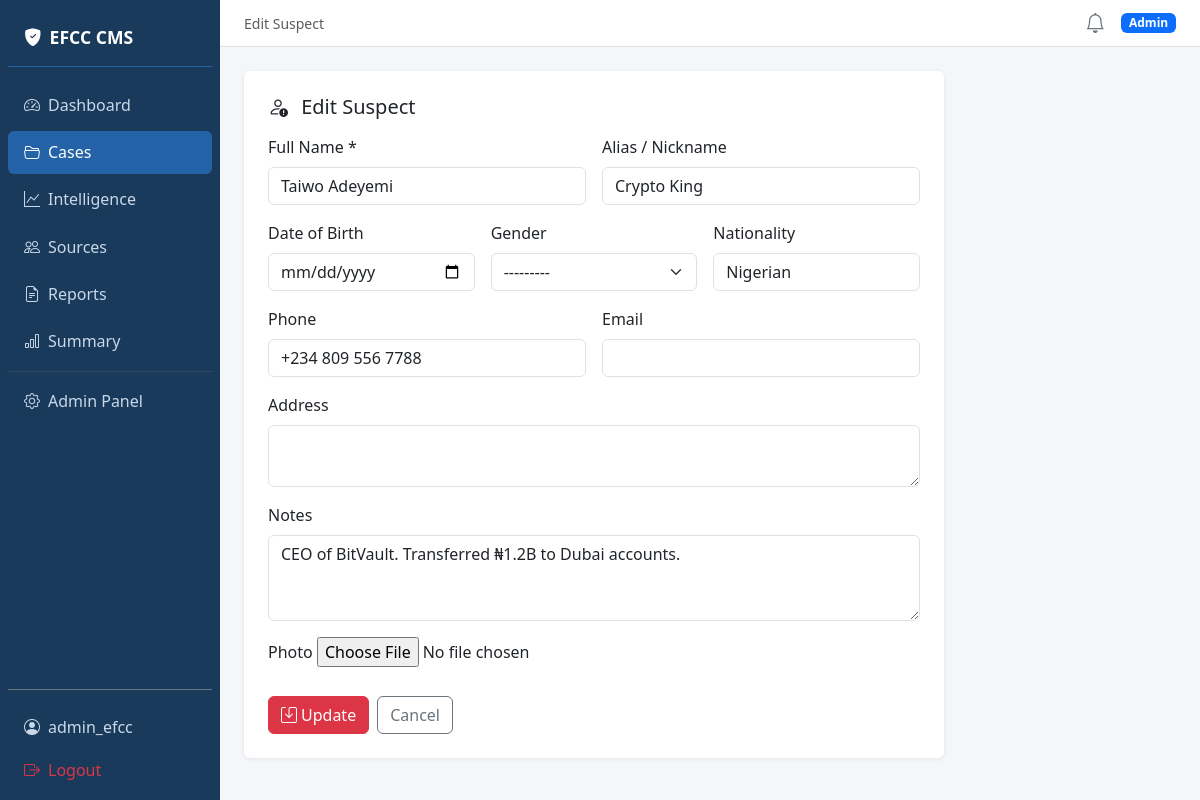
Screenshot of /suspects/12/edit/ (signed in) with the database file from the repository.
### core/models.py (models this page shows, shortened)
class User(AbstractUser):
    ROLE_CHOICES = (
        ('admin', 'Admin'),
        ('investigator', 'Investigator'),
        ('legal', 'Legal Officer'),
        ('analyst', 'Analyst'),
    )
    role = models.CharField(max_length=20, choices=ROLE_CHOICES, default='investigator')
    phone = models.CharField(max_length=20, blank=True)
    avatar = models.ImageField(upload_to='avatars/', blank=True, null=True)
    two_factor_enabled = models.BooleanField(default=False)
    two_factor_secret = models.CharField(max_length=32, blank=True)

class Suspect(models.Model):
    GENDER_CHOICES = (('M', 'Male'), ('F', 'Female'), ('O', 'Other'))
    case = models.ForeignKey(Case, on_delete=models.CASCADE, related_name='suspects')
    full_name = models.CharField(max_length=255)
    alias = models.CharField(max_length=255, blank=True, null=True)
    date_of_birth = models.DateField(null=True, blank=True)
    gender = models.CharField(max_length=1, choices=GENDER_CHOICES, blank=True)
    nationality = models.CharField(max_length=100, blank=True)
    address = models.TextField(blank=True)
    phone = models.CharField(max_length=20, blank=True)
    email = models.EmailField(blank=True)
    notes = models.TextField(blank=True)
    photo = models.ImageField(upload_to='suspects/', blank=True, null=True)
    added_by = models.ForeignKey(settings.AUTH_USER_MODEL, on_delete=models.SET_NULL, null=True)
    added_at = models.DateTimeField(auto_now_add=True)

### core/views.py (the view)
# urls.py: path('suspects/<int:suspect_id>/edit/', views.edit_suspect, name='edit_suspect'),
@login_required
def edit_suspect(request, suspect_id):
    suspect = get_object_or_404(Suspect, id=suspect_id)
    case = suspect.case
    if request.method == 'POST':
        form = SuspectForm(request.POST, request.FILES, instance=suspect)
        if form.is_valid():
            form.save()
            messages.success(request, 'Suspect updated.')
            return redirect('case_detail', pk=case.pk)
    else:
        form = SuspectForm(instance=suspect)
    return render(request, 'suspect_form.html', {'form': form, 'case': case, 'suspect': suspect})

### core/forms.py
class SuspectForm(forms.ModelForm):
    class Meta:
        model = Suspect
        fields = [
            'full_name', 'alias', 'date_of_birth', 'gender',
            'nationality', 'address', 'phone', 'email', 'notes', 'photo',
        ]
        widgets = {
            'full_name': forms.TextInput(attrs={'class': 'form-control'}),
            'alias': forms.TextInput(attrs={'class': 'form-control'}),
            'date_of_birth': forms.DateInput(attrs={'type': 'date', 'class': 'form-control'}),
            'gender': forms.Select(attrs={'class': 'form-select'}),
            'nationality': forms.TextInput(attrs={'class': 'form-control'}),
            'address': forms.Textarea(attrs={'rows': 2, 'class': 'form-control'}),
            'phone': forms.TextInput(attrs={'class': 'form-control'}),
            'email': forms.EmailInput(attrs={'class': 'form-control'}),
            'notes': forms.Textarea(attrs={'rows': 3, 'class': 'form-control'}),
        }

### templates/suspect_form.html (shortened to what this page needs)
{% extends 'base.html' %}
{% block page_title %}{% if suspect %}Edit Suspect{% else %}Add Suspect{% endif %}{% endblock %}
{% block nav_cases %}active{% endblock %}
{% block content %}
<div class="card p-4" style="max-width:700px;">
    <h5 class="mb-3">
        <i class="bi bi-person-exclamation me-2"></i>
        {% if suspect %}Edit Suspect{% else %}Add Suspect to "{{ case.title }}"{% endif %}
    </h5>
    <form method="post" enctype="multipart/form-data">
        <div class="row g-3">
            <div class="col-md-6">
                <label class="form-label">Full Name *</label>
                {{ form.full_name }}
            </div>
            <div class="col-md-6">
                <label class="form-label">Alias / Nickname</label>
                {{ form.alias }}
            </div>
            <div class="col-md-4">
                <label class="form-label">Date of Birth</label>
                {{ form.date_of_birth }}
            </div>
            <div class="col-md-4">
                <label class="form-label">Gender</label>
                {{ form.gender }}
            </div>
            <div class="col-md-4">
                <label class="form-label">Nationality</label>
                {{ form.nationality }}
            </div>
            <div class="col-md-6">
                <label class="form-label">Phone</label>
                {{ form.phone }}
            </div>
            <div class="col-md-6">
                <label class="form-label">Email</label>
                {{ form.email }}
            </div>
            <div class="col-12">
                <label class="form-label">Address</label>
                {{ form.address }}
            </div>
            <div class="col-12">
                <label class="form-label">Notes</label>
                {{ form.notes }}
            </div>
            <div class="col-12">
                <label class="form-label">Photo</label>
                {{ form.photo }}
            </div>
        </div>
        <div class="d-flex gap-2 mt-4">
            <button type="submit" class="btn btn-danger">
                <i class="bi bi-save me-1"></i>{% if suspect %}Update{% else %}Add Suspect{% endif %}
            </button>
            <a href="{% url 'case_detail' case.pk %}" class="btn btn-outline-secondary">Cancel</a>
        </div>
    </form>
</div>
{% endblock %}

### templates/base.html (shortened to what this page needs)
{% load humanize %}
<!DOCTYPE html>
<html lang="en">
<head>
    <link href="https://cdn.jsdelivr.net/npm/bootstrap@5.3.0/dist/css/bootstrap.min.css" rel="stylesheet">
    <link href="https://cdn.jsdelivr.net/npm/bootstrap-icons@1.11.0/font/bootstrap-icons.css" rel="stylesheet">
</head>
<body>
<div class="d-flex">
    {% if user.is_authenticated %}
    <div class="sidebar d-flex flex-column p-2" style="width:220px; min-width:220px;">
        <div class="sidebar-brand mb-3">
            <i class="bi bi-shield-fill-check me-2"></i>EFCC CMS
        </div>
        <nav class="nav flex-column gap-1">
            <a class="nav-link {% block nav_dashboard %}{% endblock %}" href="{% url 'dashboard' %}">
                <i class="bi bi-speedometer2 me-2"></i>Dashboard
            </a>
            <a class="nav-link {% block nav_cases %}{% endblock %}" href="{% url 'case_list' %}">
                <i class="bi bi-folder2-open me-2"></i>Cases
            </a>
            <a class="nav-link {% block nav_intel %}{% endblock %}" href="{% url 'intel_dashboard' %}">
                <i class="bi bi-graph-up me-2"></i>Intelligence
            </a>
            <a class="nav-link" href="{% url 'source_list' %}">
                <i class="bi bi-people me-2"></i>Sources
            </a>
            <a class="nav-link" href="{% url 'report_list' %}">
                <i class="bi bi-file-earmark-text me-2"></i>Reports
            </a>
            <a class="nav-link" href="{% url 'report_summary' %}">
                <i class="bi bi-bar-chart me-2"></i>Summary
            </a>
            {% if user.role == 'admin' or user.is_staff %}
            <hr class="border-secondary my-1">
            <a class="nav-link" href="{% url 'admin:index' %}">
                <i class="bi bi-gear me-2"></i>Admin Panel
            </a>
            {% endif %}
        </nav>
        <div class="mt-auto pt-3 border-top border-secondary">
            <a class="nav-link" href="{% url 'profile' %}">
                <i class="bi bi-person-circle me-2"></i>{{ user.username }}
            </a>
            <a class="nav-link text-danger" href="{% url 'logout' %}">
                <i class="bi bi-box-arrow-right me-2"></i>Logout
            </a>
        </div>
    </div>
    {% endif %}
    <div class="flex-grow-1 d-flex flex-column" style="min-width:0;">
        {% if user.is_authenticated %}
        <div class="topbar d-flex align-items-center justify-content-between px-4 py-2">
            <span class="text-muted small">{% block page_title %}{% endblock %}</span>
            <div class="d-flex align-items-center gap-3">
                <a href="{% url 'notifications' %}" class="position-relative text-secondary text-decoration-none">
                    <i class="bi bi-bell fs-5"></i>
                </a>
                <span class="badge bg-primary">{{ user.get_role_display }}</span>
            </div>
        </div>
        {% endif %}
        <div class="p-4 flex-grow-1">
            {% block content %}{% endblock %}
        </div>
    </div>
</div>
</body>
</html>

### templates/base.html (style rules this page uses)
body { background-color: #f4f6f9; }
.sidebar { min-height: 100vh; background: #1a3a5c; }
.sidebar .nav-link { color: #c8d8e8; padding: .6rem 1rem; border-radius: 6px; }
.sidebar .nav-link:hover, .sidebar .nav-link.active { background: #2563a8; color: #fff; }
.sidebar .nav-link i { width: 20px; }
.sidebar-brand { color: #fff; font-weight: 700; font-size: 1.1rem; padding: 1rem; border-bottom: 1px solid #2563a8; }
.topbar { background: #fff; border-bottom: 1px solid #dee2e6; }
.card { border: none; box-shadow: 0 1px 4px rgba(0,0,0,.08); }

### rows the page displays
User: username "admin_efcc", role "Admin"
Suspect: full_name "Taiwo Adeyemi", alias "Crypto King", gender "---------", nationality "Nigerian", phone "+234 809 556 7788", notes "CEO of BitVault. Transferred ₦1.2B to Dubai accounts."
